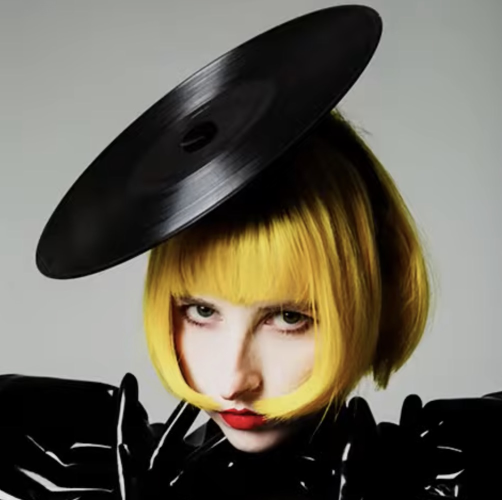
#> input picture images/yt.jpg, 1004 x 1000 px, found by its file name (shown at 1/2 size)
$ python main.py
#> lines starting #> are read from the running program, lines starting #| are printed output that depends on the picture
import cv2
import numpy as np
from pykuwahara import kuwahara
from kuwahara_filter import generalized_kuwahara
from dithering import ordered_dithering
from dithering import quantization


image_path = 'images/yt.jpg'  # Replace with your image path
image = cv2.imread(image_path)
#> image is the input picture: shape (1000, 1004, 3); mean B, G, R 88.6, 101.1, 106.1
if image is None:
    raise ValueError("Image not found")

# resize the image
image = cv2.resize(image, (500, 500))
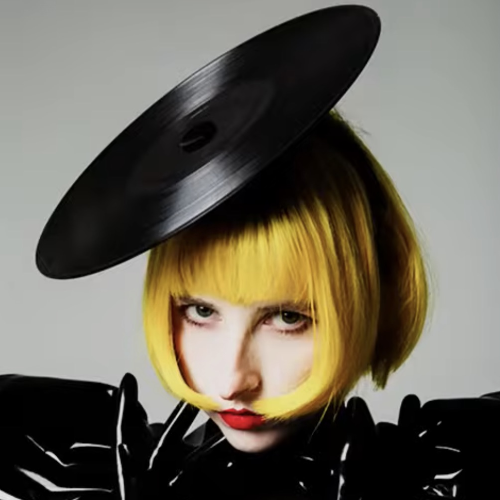
#> image: shape (500, 500, 3); mean B, G, R 88.6, 101.1, 106.1


# filtered_image = quantization(image, 3)

#> (the run stopped early here; a loop or call above may not have finished)

$ run again, with images/CNV000009.jpg copied over images/yt.jpg
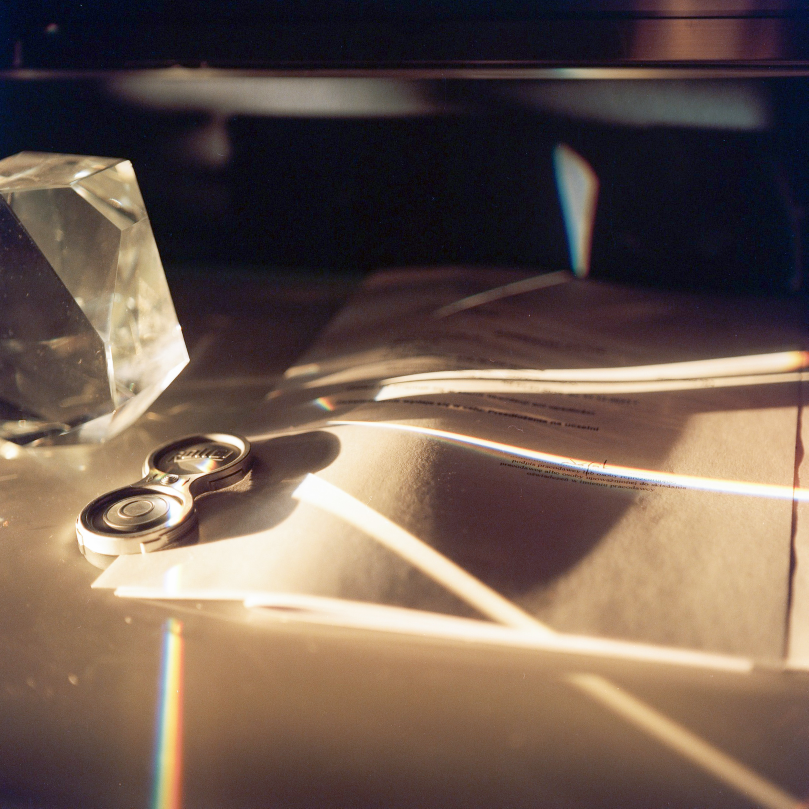
#> input picture images/CNV000009.jpg, 2425 x 2425 px, found by its file name (shown at 1/3 size)
#> image is the input picture: shape (2425, 2425, 3); mean B, G, R 79.9, 90.3, 109
#> `image = cv2.resize(image, (500, 500))`:
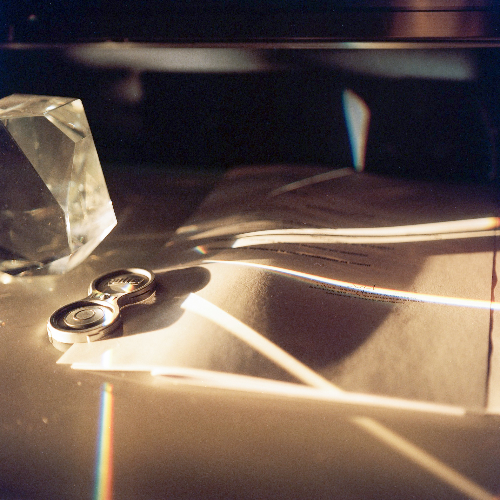
#> image: shape (500, 500, 3); mean B, G, R 79.8, 90.1, 108.9
